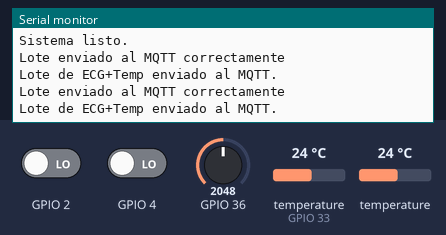
Recording of a program running on a simulated ESP32. On the bench: the last lines printed to the serial monitor. The inputs (shaded band) are chosen by the test bench; at power-on: temperature (sensor on GPIO 33) 24 °C, temperature 24 °C, GPIO 2 LOW, GPIO 4 LOW, GPIO 36 = 2048. WiFi joins after 1.5 s; servers stay silent unless stated; no MQTT or app messages arrive unless stated.

Above: at 3.5 s.
3.6 s: temperature (sensor on GPIO 33) set to 12 °C
At 5.4 s:
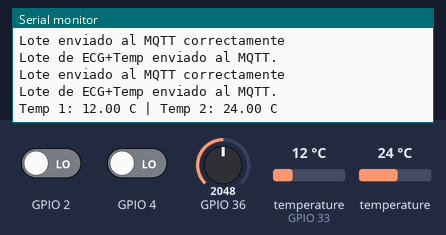
7.8 s: temperature (sensor 133) set to 12 °C
At 9.0 s:
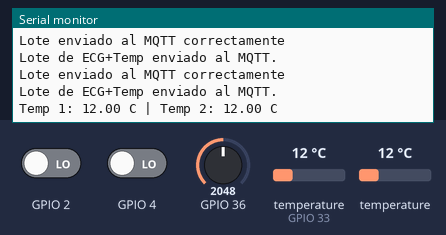
9.3 s: temperature (sensor on GPIO 33) set to 19 °C
At 10.7 s:
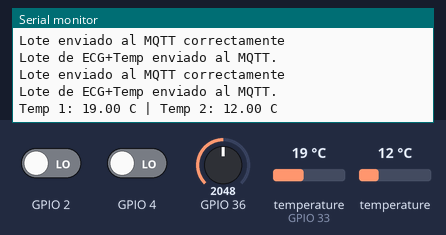
10.8 s: temperature (sensor 133) set to 19 °C
At 13.0 s:
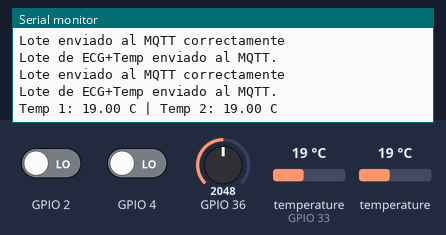
Timing chart, 0 to 13.3 s (numbered marks = the images above; inputs shaded):
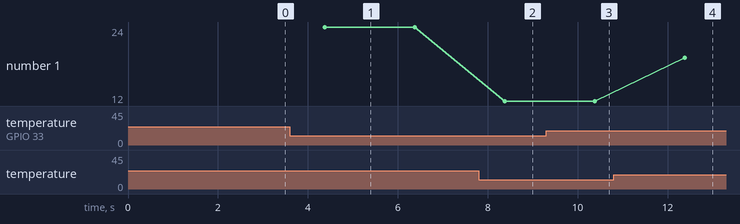

The program:

main.cpp
```cpp
/*
 main.cpp
 --------
 Archivo principal del proyecto "Detector de Mentiras" basado en ESP32.

 Este programa integra:
 - SensorManager: Para leer el ECG a alta frecuencia (333 Hz).
 - DallasTemperature: Para leer 2 sensores de temperatura DS18B20 a baja frecuencia.
 - CommunicationManager: Para manejar la conexión WiFi y MQTT.

 Flujo general:
 1. Se inicializa y conecta a WiFi/MQTT.
 2. Inicia el bus 1-Wire y busca los 2 sensores de temperatura.
 3. En el loop:
    a. Bucle de alta velocidad (333 Hz): Muestrea el ECG usando sensor.available().
    b. Bucle de baja velocidad (cada 2 seg): Pide y lee las temperaturas de forma no bloqueante.
 4. Cuando un lote de ECG está listo, se empaqueta con la ÚLTIMA lectura
    de temperatura conocida y se envía por MQTT.
*/

#include <Arduino.h>
#include "SensorManager.h"
#include "CommunicationManager.h"
#include "clavesConfig.h"

// --- LIBRERÍAS DE TEMPERATURA ---
#include <OneWire.h>
#include <DallasTemperature.h>

// --- CONFIGURACIÓN DE PINES ---
#define ONE_WIRE_BUS 33 // Pin D33 para los sensores DS18B20

// --- OBJETOS GLOBALES ---
// Sensor ECG (pin 36=VP, 2=D2, 4=D4, lote 150, delay 3ms=333Hz)
SensorManager sensor(36, 2, 4, 150, 3);
CommunicationManager comm(MQTT_SERVER, MQTT_PORT, MQTT_USER, MQTT_PASS, "ESP32_ECG_TEMP");

// Objetos para la temperatura
OneWire oneWire(ONE_WIRE_BUS);
DallasTemperature tempSensors(&oneWire);

// Variables para guardar las direcciones de los 2 sensores
DeviceAddress tempAddr1, tempAddr2;

// Variables globales para guardar la última temperatura leída
// Las inicializamos con un valor inválido por si la lectura falla
float lastTemp1 = -127.0;
float lastTemp2 = -127.0;

// Temporizador no bloqueante para la temperatura
unsigned long previousMillisTemp = 0;
const long intervalTemp = 2000; // Pedir temperatura cada 2 segundos

// --- FUNCIÓN AUXILIAR PARA IMPRIMIR DIRECCIONES (DEBUG) ---
void printAddress(DeviceAddress deviceAddress) {
  for (uint8_t i = 0; i < 8; i++) {
    if (deviceAddress[i] < 16) Serial.print("0");
    Serial.print(deviceAddress[i], HEX);
  }
}

void setup() {
    Serial.begin(115200);
    Serial.println("Iniciando Detector de Mentiras - Modo ECG + Temperatura");

    // Iniciar sensores de temperatura
    tempSensors.begin();
    Serial.println("Buscando sensores DS18B20...");
    int sensorCount = tempSensors.getDeviceCount();
    Serial.print(sensorCount); Serial.println(" sensores encontrados.");

    if (sensorCount >= 2) {
        // Obtenemos y guardamos las direcciones de los primeros dos sensores
        if (tempSensors.getAddress(tempAddr1, 0) && tempSensors.getAddress(tempAddr2, 1)) {
            Serial.print("Sensor 1 (Temp1) Dirección: "); printAddress(tempAddr1); Serial.println();
            Serial.print("Sensor 2 (Temp2) Dirección: "); printAddress(tempAddr2); Serial.println();
            // Fijamos la resolución (12-bit es más preciso pero más lento, ~750ms)
            tempSensors.setResolution(tempAddr1, 12);
            tempSensors.setResolution(tempAddr2, 12);
        } else {
            Serial.println("Error al obtener direcciones de sensores.");
        }
    } else {
        Serial.println("¡ERROR! Se esperaban 2 sensores de temperatura, revise conexiones.");
    }

    // Conexión WiFi y MQTT
    comm.connectWiFi(WIFI_SSID, WIFI_PASS);
    comm.connectMQTT();

    // Pedimos la primera lectura de temperatura (de forma asíncrona)
    tempSensors.requestTemperatures();
    // Damos tiempo al temporizador para que no se active inmediatamente
    previousMillisTemp = millis();

    Serial.println("Sistema listo.");
}

void loop() {
    comm.loop(); // Manejar MQTT

    // --- Lógica de Temperatura (Baja Frecuencia, No Bloqueante) ---
    unsigned long currentMillis = millis();
    if (currentMillis - previousMillisTemp >= intervalTemp) {
        previousMillisTemp = currentMillis; // Reinicia el temporizador

        // Leemos las temperaturas usando las direcciones guardadas
        // getTempC() lee el resultado de la petición anterior
        lastTemp1 = tempSensors.getTempC(tempAddr1);
        lastTemp2 = tempSensors.getTempC(tempAddr2);

        // Verificamos si la lectura fue válida (DS18B20 devuelve -127 si falla)
        if(lastTemp1 == -127.0) {
            Serial.println("Error al leer Temp 1");
        }
        if(lastTemp2 == -127.0) {
            Serial.println("Error al leer Temp 2");
        }

        Serial.print("Temp 1: "); Serial.print(lastTemp1);
        Serial.print(" C | Temp 2: "); Serial.print(lastTemp2); Serial.println(" C");

        // Pedimos la *siguiente* lectura (tardará ~750ms en estar lista)
        tempSensors.requestTemperatures();
    }

    // --- Lógica de ECG (Alta Frecuencia) ---
    if (sensor.available()) {
        // El lote de ECG está listo
        // Usamos las *últimas* temperaturas guardadas para construir el JSON
        String lote = sensor.getDataBatchJSON(lastTemp1, lastTemp2);

        comm.publish("senores/poligrafo", lote.c_str());
        Serial.println("Lote de ECG+Temp enviado al MQTT.");
    }
}
```

communicationManager.h
```cpp
/*
  CommunicationManager.h
  ----------------------
  Esta clase se encarga de manejar toda la comunicación del ESP32:
  - Conexión WiFi.
  - Conexión y envío de datos mediante MQTT al broker.

  En este proyecto, se utiliza para enviar los datos leídos del potenciómetro
  (que simulan una señal analógica) en formato JSON al servidor MQTT.
  Más adelante, esta estructura se puede reutilizar para enviar señales fisiológicas
  en el sistema del detector de mentiras o cualquier otro sensor conectado al ESP32.
*/

#ifndef COMMUNICATION_MANAGER_H
#define COMMUNICATION_MANAGER_H

#include <WiFi.h>
#include <PubSubClient.h>

#define MQTT_MAX_PACKET_SIZE 1024

class CommunicationManager {
private:
    WiFiClient espClient;
    PubSubClient client;
    const char* mqtt_server;
    int mqtt_port;
    const char* mqtt_user;
    const char* mqtt_pass;
    const char* client_id;

public:
    CommunicationManager(const char* server, int port, const char* user, const char* pass, const char* id);
    void connectWiFi(const char* ssid, const char* password);
    void connectMQTT();
    void publish(const char* topic, const char* payload);
    void loop();
};

#endif
```

sensorManager.h
```cpp
/*
 SensorManager.h
 ----------------
 Esta clase se encarga de gestionar las lecturas del módulo ECG AD8232.
 - Toma lecturas continuas de la señal analógica (OUTPUT).
 - Monitorea los pines LO+ y LO- para detectar si los electrodos están desconectados.
 - Agrupa un número definido de muestras (lote) a alta frecuencia.
 - Prepara los datos en formato JSON para ser enviados al broker MQTT.
*/

#ifndef SENSOR_MANAGER_H
#define SENSOR_MANAGER_H

#include <Arduino.h>

class SensorManager {
private:
    // Pines
    int _analogPin;  // Pin para la señal de ECG (OUTPUT)
    int _loPlusPin;  // Pin para "Leads Off" +
    int _loMinusPin; // Pin para "Leads Off" -

    // Configuración de lote
    int _batchSize;
    int _delayMs;
    int _index;
    float* _samples;

public:
    // Constructor actualizado para recibir los 3 pines
    SensorManager(int analogPin, int loPlusPin, int loMinusPin, int batchSize, int delayMs);
    ~SensorManager();

    bool available();             // Indica si un lote de datos está listo

    // DEVUELVE EL LOTE EN FORMATO JSON, INCLUYENDO LAS TEMPERATURAS
    String getDataBatchJSON(float temp1, float temp2);
};

#endif
```

communicationManager.cpp
```cpp
/*
  CommunicationManager.cpp
  ------------------------
  Esta clase se encarga de manejar la comunicación del ESP32 con la red WiFi y el broker MQTT.
  - Conecta el dispositivo a una red WiFi usando las credenciales proporcionadas.
  - Establece y mantiene la conexión con el servidor MQTT.
  - Publica los datos adquiridos por el sensor (por ejemplo, del potenciómetro) en el tema configurado.
  - Se utiliza para enviar los lotes de muestras al servidor en tiempo real, a una frecuencia aproximada de 200 Hz.
  En el futuro, servirá como base para integrar más sensores o manejar distintos canales de comunicación.
*/

#include "CommunicationManager.h"

CommunicationManager::CommunicationManager(const char* server, int port, const char* user, const char* pass, const char* id)
  : mqtt_server(server), mqtt_port(port), mqtt_user(user), mqtt_pass(pass), client_id(id), client(espClient) {
    client.setBufferSize(MQTT_MAX_PACKET_SIZE);
}

void CommunicationManager::connectWiFi(const char* ssid, const char* password) {
    Serial.print("Conectando a WiFi");
    WiFi.begin(ssid, password);

    while (WiFi.status() != WL_CONNECTED) {
        delay(500);
        Serial.print(".");
    }

    Serial.println("\nWiFi conectado!");
    Serial.print("Dirección IP: ");
    Serial.println(WiFi.localIP());
}

void CommunicationManager::connectMQTT() {
    client.setServer(mqtt_server, mqtt_port);
    Serial.print("Intentando conexión MQTT...");

    while (!client.connected()) {
        if (client.connect(client_id, mqtt_user, mqtt_pass)) {
            Serial.println("Conectado!");
        } else {
            Serial.print("Fallo, rc=");
            Serial.print(client.state());
            Serial.println(" reintentando en 3 segundos...");
            delay(3000);
        }
    }
}

void CommunicationManager::publish(const char* topic, const char* payload) {
    if (!client.connected()) {
        connectMQTT();
    }

    bool ok = client.publish(topic, payload);
    if (ok) {
        Serial.println("Lote enviado al MQTT correctamente");
    } else {
        Serial.println("Error al publicar lote. Tamaño de mensaje o broker");
    }
}

void CommunicationManager::loop() {
    if (!client.connected()) {
        connectMQTT();
    }
    client.loop();
}
```

sensorManager.cpp
```cpp
/*
 sensorManager.cpp
 -----------------
 Implementación para el sensor ECG AD8232.

 Funciones principales:
 - Lee datos analógicos del pin OUTPUT del AD8232.
 - Comprueba los pines LO+ y LO- (Leads Off). Si alguno está en ALTO,
   significa que un electrodo está desconectado.
 - Almacena un conjunto de muestras (lote).
 - Espera un retraso (ej. 3ms) para la frecuencia de muestreo deseada (333 Hz).
 - Cuando el lote está completo, lo convierte en una cadena JSON.
*/

#include "SensorManager.h"

// Constructor actualizado
SensorManager::SensorManager(int analogPin, int loPlusPin, int loMinusPin, int batchSize, int delayMs)
  : _analogPin(analogPin), _loPlusPin(loPlusPin), _loMinusPin(loMinusPin),
    _batchSize(batchSize), _delayMs(delayMs), _index(0) {
    //Arreglo que guarda las muestras de los pulsos ECG
    _samples = new float[_batchSize];

    // Configurar los modos de los pines
    pinMode(_analogPin, INPUT);
    pinMode(_loPlusPin, INPUT);
    pinMode(_loMinusPin, INPUT);
}

SensorManager::~SensorManager() {
    delete[] _samples;
}

bool SensorManager::available() {
    // Comprobar si los electrodos están desconectados
    // Los pines LO+ y LO- van a HIGH si un electrodo se desconecta.
    if (digitalRead(_loPlusPin) == HIGH || digitalRead(_loMinusPin) == HIGH) {
        // Si están desconectados, guardamos 0
        _samples[_index] = 0.0;
    } else {
        // Si están conectados, leemos la señal de ECG
        _samples[_index] = analogRead(_analogPin);
    }

    _index++;

    delay(_delayMs); // Esperamos el delay configurado (ej. 3ms)

    if (_index >= _batchSize) {
        _index = 0;
        return true; // lote listo
    }

    return false;
}

// DEVUELVE EL LOTE EN FORMATO JSON CON TEMPERATURAS Y EL ECG
String SensorManager::getDataBatchJSON(float temp1, float temp2) {
    // Inicia el JSON y el array de ECG
    String json = "{\"DatosECG\":[";

    for (int i = 0; i < _batchSize; i++) {
        json += String(_samples[i], 0);
        if (i < _batchSize - 1) json += ",";
    }
    json += "]\n"; // Cierra el array de ECG

    // Añade las claves de temperatura
    json += ",\"DatosTemp1\":\n";
    json += String(temp1, 2); // Añade temp1 con 2 decimales

    json += ",\"DatosTemp2\":\n";
    json += String(temp2, 2); // Añade temp2 con 2 decimales

    // Añade el timestamp y cierra el objeto JSON
    json += ",\"TimestampMilisegundos\":" + String(millis()) + "}";
    return json;
}
```

clavesConfig.h
```cpp
#ifndef CLAVESCONFIG_H
#define CLAVESCONFIG_H

// IMPORTANTE
// Cuando uses el proyecto, copia este archivo y renómbralo a "clavesConfig.h"
// Luego agrega tus propias claves de WiFi y MQTT aquí:
// Configuración WiFi

const char *WIFI_SSID = "Totalplay-2.4G-1530";
const char *WIFI_PASS = "TBaRURSXexXKA3bu";

// Configuración servidor HTTP en caso de uso
const char *SERVER_URL = "http://TU_SERVIDOR/sensor";

// Configuración MQTT
const char *MQTT_SERVER = "broker.emqx.io";
const int MQTT_PORT = 1883;
const char *MQTT_USER = "root";
const char *MQTT_PASS = "root";
#endif 
```

Measured:
- after the input at 3.6 s, the serial monitor: prints a new line after 0.78 s (image 1)
- after the input at 7.8 s, the serial monitor: prints a new line after 0.58 s (image 2)
- after the input at 9.3 s, the serial monitor: prints a new line after 1.1 s (image 3)
- after the input at 10.8 s, the serial monitor: prints a new line after 1.6 s (image 4)
